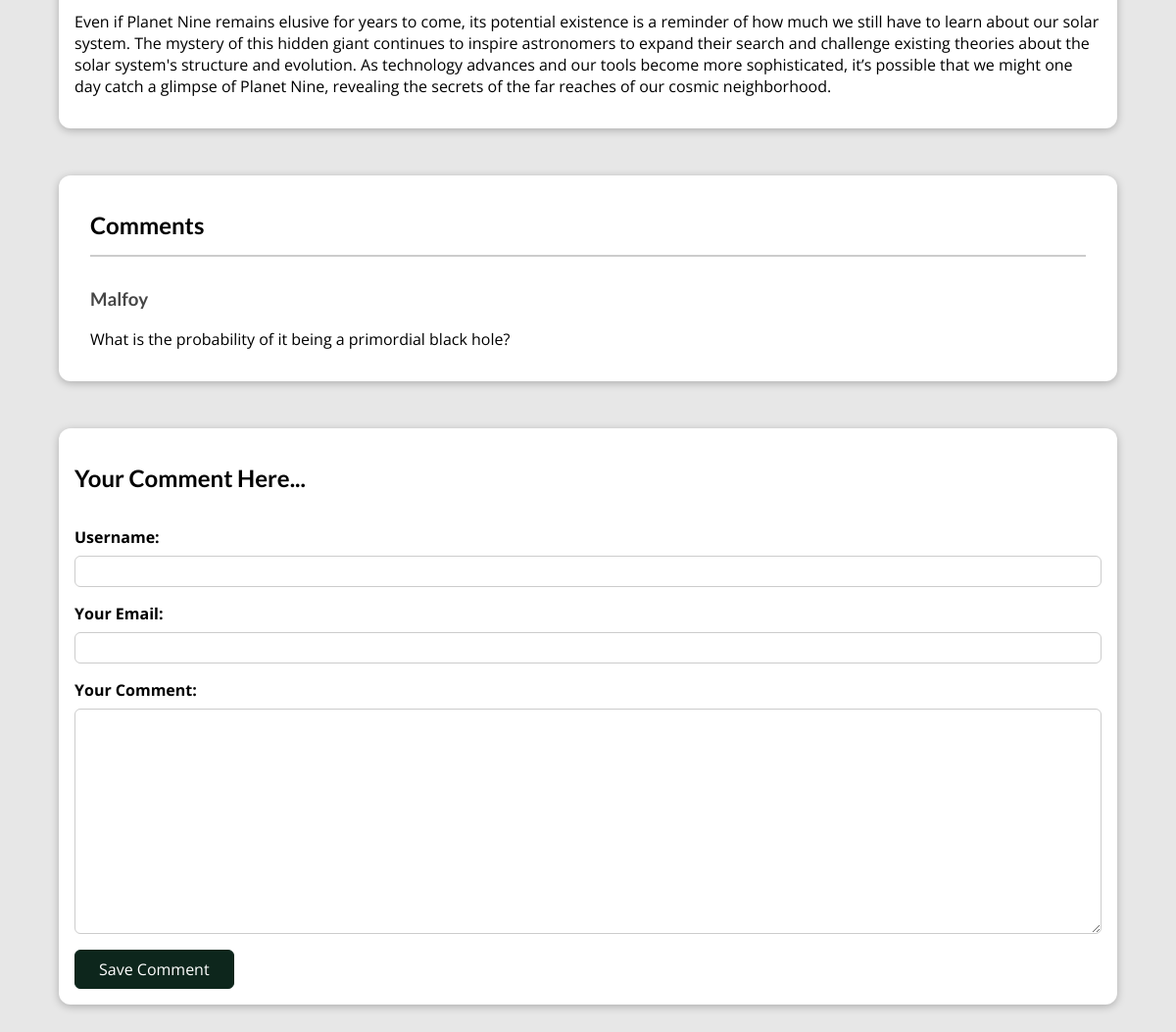
/posts/hidden-planet-nine (lower part), run on an earlier commit of the app's database.
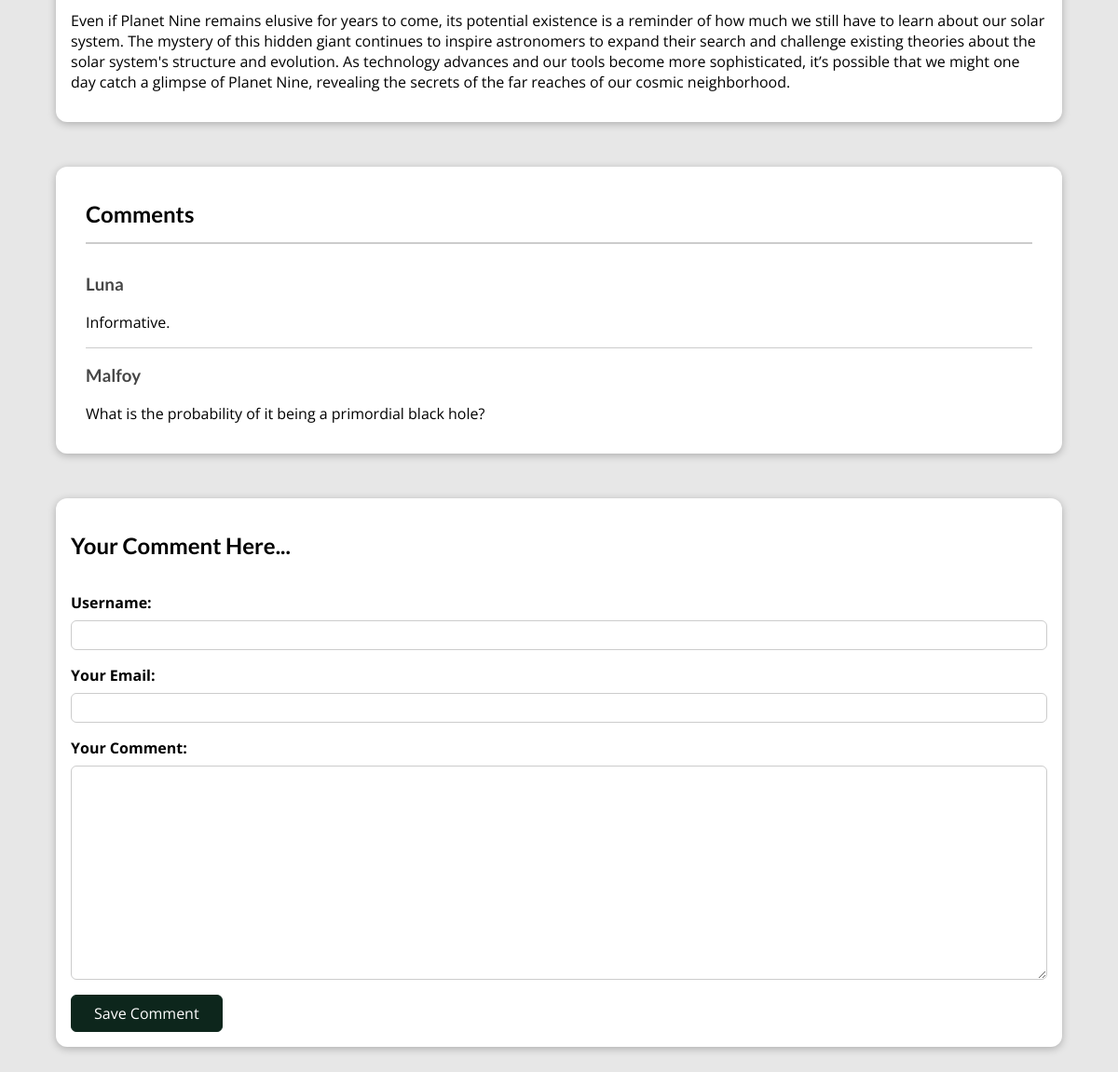
And on a later commit of the database.
### blog/models.py (models this page shows)
class Post(models.Model):
    title = models.CharField(max_length=150)
    excerpt = models.CharField(max_length=200)
    image = models.ImageField(upload_to="posts", null=True)
    date = models.DateField(auto_now=True)
    slug = models.SlugField(unique=True, db_index=True)
    content = models.TextField(validators=[MinLengthValidator(10)])
    author = models.ForeignKey(
        Author, null=True, on_delete=models.SET_NULL, related_name="posts")
    tags = models.ManyToManyField(Tag)

class Comment(models.Model):
    username = models.CharField(max_length=120)
    user_email = models.EmailField()
    text = models.TextField(max_length=400)
    post = models.ForeignKey(Post, on_delete=models.CASCADE, related_name="comments")

### blog/views.py (the view)
# urls.py: path("posts/<slug:slug>", views.SinglePostView.as_view(), name="post-detail-page")
class SinglePostView(View):
    template_name = "blog/post-detail.html"
    model = Post
    def get(self, request, slug):
        post = Post.objects.get(slug=slug)
        context = {
            "post": post,
            "post_tags": post.tags.all(),
            "comment_form": CommentForm(),
            "comments": post.comments.all().order_by("-id"),
        }
        return render(request, "blog/post-detail.html", context)
    def post(self, request, slug):
        comment_form = CommentForm(request.POST)
        post = Post.objects.get(slug=slug)
        if comment_form.is_valid():
            comment = comment_form.save(commit=False)
            comment.post = post
            comment.save()
            return HttpResponseRedirect(reverse("post-detail-page", args=[slug]))
        context = {
            "post": post,
            "post_tags": post.tags.all(),
            "comment_form": comment_form,
            "comments": post.comments.all(),
        }
        return render(request, "blog/post-detail.html", context)

### blog/forms.py
class CommentForm(forms.ModelForm):
    class Meta:
        model = Comment
        exclude = ["post"]
        labels = {
            "user_name": "Your Name",
            "user_email": "Your Email",
            "text": "Your Comment"
        }

### blog/models.py (called while the page is built)
    def __str__(self):
        return self.caption

    def full_name(self):
        return f"{self.first_name} {self.last_name}"

    def __str__(self):
        return self.full_name()

### blog/templates/blog/post-detail.html (shortened to what this page needs)
{% extends "base.html" %}
{% load static %}
{% block css_files %}
  <link rel="stylesheet" href="{% static "/blog/post-detail.css" %}"/>
{% endblock %}
{% block content %}
  <main>
    {{ post.content|linebreaks }}
  </main>
  <section id="comments">
    <h2>Comments</h2>
    {% if post.comments.count == 0 %}
      <p>No comments yet. Be the first to comment!</p>
    {% else %}
      <ul>
        {% for comment in comments %}
          <li>
            <h3>{{ comment.username }}</h3>
            <p>{{ comment.text|linebreaks }}</p>
          </li>
        {% endfor %}
      </ul>
    {% endif %}
  </section>
  <section id="comment-form">
    <h2>Your Comment Here...</h2>
    <form action="{% url "post-detail-page" post.slug %}" method="post">
      {% for form_field in comment_form %}
        <div class="form-control {% if form_field.errors %}invalid{% endif %}">
          {{ form_field.label_tag }}
          {{ form_field }}
        </div>
      {% endfor %}
      <button>Save Comment</button>
    </form>
  </section>
{% endblock %}

### templates/base.html (shortened to what this page needs)
{% load static %}
<!DOCTYPE html>
<html lang="en">
<head>
  <link rel="stylesheet" href="{% static "app.css" %}"/>
  {% block css_files %}{% endblock %}
</head>
<body>
  {% block content %}{% endblock %}
</body>
</html>

### static/app.css (style rules this page uses)
* { box-sizing: border-box; }
html { font-family: 'Open Sans', 'Lato', sans-serif; }
body { margin: 0; }
h1, h2, h3 { font-family: 'Lato', sans-serif; font-weight: bold; }

### blog/static/blog/post-detail.css (style rules this page uses)
body { background-color: #e7e7e7; }
main { width: 90%; max-width: 90rem; margin: 3rem auto; background-color: white; padding: 1rem; border-radius: 12px; box-shadow: 0 2px 8px rgba(0, 0, 0, 0.25); }
#comment-form { margin: 3rem auto; width: 90%; max-width: 90rem; border-radius: 12px; background-color: white; box-shadow: 0 2px 8px rgba(0, 0, 0, 0.25); padding: 1rem; }
#comment-form h2 { padding-bottom: 1rem; }
#comment-form button { font: inherit; background-color: #0D261C; color: white; border: 1px solid #0D261C; padding: 0.5rem 1.5rem; border-radius: 6px; cursor: pointer; }
.form-control { margin-bottom: 1rem; }
.form-control label { font-weight: bold; margin-bottom: 0.5rem; display: block; }
.form-control input, .form-control textarea { display: block; width: 100%; font: inherit; padding: 0.25rem; border-radius: 6px; border: 1px solid #ccc; }
#comments { margin: 3rem auto; width: 90%; max-width: 90rem; border-radius: 12px; background-color: white; box-shadow: 0 2px 8px rgba(0, 0, 0, 0.25); padding: 1rem 2rem; }
#comments h2 { margin-bottom: 2rem; padding-bottom: 1rem; border-bottom: 2px solid #cccccc; }
#comments h3 { color: #464646; }
#comments ul { list-style: none; padding: 0; margin: 0; }
#comments li { margin-bottom: 1rem; border-bottom: 1px solid #ccc; }
#comments li:last-of-type { border-bottom: none; }

What changed in the data, as far as the page shows it:
added Comment: username "Luna", text "Informative."
